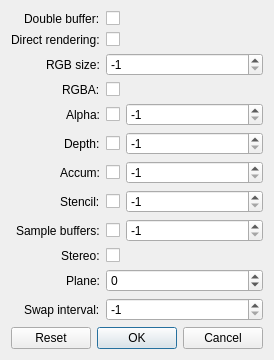
<?xml version="1.0" encoding="UTF-8"?>
<ui version="4.0">
 <class>GLFormatEdit</class>
 <widget class="QDialog" name="GLFormatEdit">
  <property name="geometry">
   <rect>
    <x>0</x>
    <y>0</y>
    <width>239</width>
    <height>320</height>
   </rect>
  </property>
  <property name="windowTitle">
   <string>Dialog</string>
  </property>
  <layout class="QFormLayout" name="formLayout">
   <property name="labelAlignment">
    <set>Qt::AlignRight|Qt::AlignTrailing|Qt::AlignVCenter</set>
   </property>
   <item row="0" column="0">
    <widget class="QLabel" name="label_11">
     <property name="text">
      <string>Double buffer:</string>
     </property>
    </widget>
   </item>
   <item row="0" column="1">
    <widget class="QCheckBox" name="doubleBuffer">
     <property name="text">
      <string/>
     </property>
    </widget>
   </item>
   <item row="1" column="0">
    <widget class="QLabel" name="label_12">
     <property name="text">
      <string>Direct rendering:</string>
     </property>
    </widget>
   </item>
   <item row="1" column="1">
    <widget class="QCheckBox" name="direct">
     <property name="text">
      <string/>
     </property>
    </widget>
   </item>
   <item row="2" column="0">
    <widget class="QLabel" name="label">
     <property name="text">
      <string>RGB size:</string>
     </property>
    </widget>
   </item>
   <item row="2" column="1">
    <widget class="QSpinBox" name="rgbSize">
     <property name="minimum">
      <number>-1</number>
     </property>
     <property name="value">
      <number>-1</number>
     </property>
    </widget>
   </item>
   <item row="3" column="0">
    <widget class="QLabel" name="label_2">
     <property name="text">
      <string>RGBA:</string>
     </property>
    </widget>
   </item>
   <item row="3" column="1">
    <widget class="QCheckBox" name="rgba">
     <property name="text">
      <string/>
     </property>
    </widget>
   </item>
   <item row="4" column="0">
    <widget class="QLabel" name="label_3">
     <property name="text">
      <string>Alpha:</string>
     </property>
    </widget>
   </item>
   <item row="4" column="1">
    <layout class="QHBoxLayout" name="horizontalLayout">
     <item>
      <widget class="QCheckBox" name="alpha">
       <property name="text">
        <string/>
       </property>
      </widget>
     </item>
     <item>
      <widget class="QSpinBox" name="alphaSize">
       <property name="sizePolicy">
        <sizepolicy hsizetype="Minimum" vsizetype="Fixed">
         <horstretch>1</horstretch>
         <verstretch>0</verstretch>
        </sizepolicy>
       </property>
       <property name="minimum">
        <number>-1</number>
       </property>
       <property name="value">
        <number>-1</number>
       </property>
      </widget>
     </item>
    </layout>
   </item>
   <item row="5" column="0">
    <widget class="QLabel" name="label_4">
     <property name="text">
      <string>Depth:</string>
     </property>
    </widget>
   </item>
   <item row="5" column="1">
    <layout class="QHBoxLayout" name="horizontalLayout_2">
     <item>
      <widget class="QCheckBox" name="depth">
       <property name="text">
        <string/>
       </property>
      </widget>
     </item>
     <item>
      <widget class="QSpinBox" name="depthSize">
       <property name="sizePolicy">
        <sizepolicy hsizetype="Minimum" vsizetype="Fixed">
         <horstretch>1</horstretch>
         <verstretch>0</verstretch>
        </sizepolicy>
       </property>
       <property name="minimum">
        <number>-1</number>
       </property>
       <property name="value">
        <number>-1</number>
       </property>
      </widget>
     </item>
    </layout>
   </item>
   <item row="6" column="0">
    <widget class="QLabel" name="label_5">
     <property name="text">
      <string>Accum:</string>
     </property>
    </widget>
   </item>
   <item row="6" column="1">
    <layout class="QHBoxLayout" name="horizontalLayout_3">
     <item>
      <widget class="QCheckBox" name="accum">
       <property name="text">
        <string/>
       </property>
      </widget>
     </item>
     <item>
      <widget class="QSpinBox" name="accumSize">
       <property name="sizePolicy">
        <sizepolicy hsizetype="Minimum" vsizetype="Fixed">
         <horstretch>1</horstretch>
         <verstretch>0</verstretch>
        </sizepolicy>
       </property>
       <property name="minimum">
        <number>-1</number>
       </property>
       <property name="value">
        <number>-1</number>
       </property>
      </widget>
     </item>
    </layout>
   </item>
   <item row="7" column="0">
    <widget class="QLabel" name="label_6">
     <property name="text">
      <string>Stencil:</string>
     </property>
    </widget>
   </item>
   <item row="7" column="1">
    <layout class="QHBoxLayout" name="horizontalLayout_4">
     <item>
      <widget class="QCheckBox" name="stencil">
       <property name="text">
        <string/>
       </property>
      </widget>
     </item>
     <item>
      <widget class="QSpinBox" name="stencilSize">
       <property name="sizePolicy">
        <sizepolicy hsizetype="Minimum" vsizetype="Fixed">
         <horstretch>1</horstretch>
         <verstretch>0</verstretch>
        </sizepolicy>
       </property>
       <property name="minimum">
        <number>-1</number>
       </property>
       <property name="value">
        <number>-1</number>
       </property>
      </widget>
     </item>
    </layout>
   </item>
   <item row="8" column="0">
    <widget class="QLabel" name="label_7">
     <property name="text">
      <string>Sample buffers:</string>
     </property>
    </widget>
   </item>
   <item row="8" column="1">
    <layout class="QHBoxLayout" name="horizontalLayout_5">
     <item>
      <widget class="QCheckBox" name="sampleBuffers">
       <property name="text">
        <string/>
       </property>
      </widget>
     </item>
     <item>
      <widget class="QSpinBox" name="sampleBuffersSize">
       <property name="sizePolicy">
        <sizepolicy hsizetype="Minimum" vsizetype="Fixed">
         <horstretch>1</horstretch>
         <verstretch>0</verstretch>
        </sizepolicy>
       </property>
       <property name="minimum">
        <number>-1</number>
       </property>
       <property name="value">
        <number>-1</number>
       </property>
      </widget>
     </item>
    </layout>
   </item>
   <item row="9" column="0">
    <widget class="QLabel" name="label_8">
     <property name="text">
      <string>Stereo:</string>
     </property>
    </widget>
   </item>
   <item row="9" column="1">
    <widget class="QCheckBox" name="stereo">
     <property name="text">
      <string/>
     </property>
    </widget>
   </item>
   <item row="10" column="0">
    <widget class="QLabel" name="label_9">
     <property name="text">
      <string>Plane:</string>
     </property>
    </widget>
   </item>
   <item row="10" column="1">
    <widget class="QSpinBox" name="plane">
     <property name="minimum">
      <number>-5</number>
     </property>
     <property name="maximum">
      <number>10</number>
     </property>
    </widget>
   </item>
   <item row="11" column="0">
    <widget class="QLabel" name="label_10">
     <property name="text">
      <string>Swap interval:</string>
     </property>
    </widget>
   </item>
   <item row="11" column="1">
    <widget class="QSpinBox" name="swapInterval">
     <property name="minimum">
      <number>-1</number>
     </property>
     <property name="value">
      <number>-1</number>
     </property>
    </widget>
   </item>
   <item row="12" column="0" colspan="2">
    <widget class="QDialogButtonBox" name="buttonBox">
     <property name="orientation">
      <enum>Qt::Horizontal</enum>
     </property>
     <property name="standardButtons">
      <set>QDialogButtonBox::Cancel|QDialogButtonBox::Ok|QDialogButtonBox::Reset</set>
     </property>
    </widget>
   </item>
  </layout>
 </widget>
 <resources/>
 <connections>
  <connection>
   <sender>buttonBox</sender>
   <signal>accepted()</signal>
   <receiver>GLFormatEdit</receiver>
   <slot>accept()</slot>
   <hints>
    <hint type="sourcelabel">
     <x>248</x>
     <y>254</y>
    </hint>
    <hint type="destinationlabel">
     <x>157</x>
     <y>274</y>
    </hint>
   </hints>
  </connection>
  <connection>
   <sender>buttonBox</sender>
   <signal>rejected()</signal>
   <receiver>GLFormatEdit</receiver>
   <slot>reject()</slot>
   <hints>
    <hint type="sourcelabel">
     <x>316</x>
     <y>260</y>
    </hint>
    <hint type="destinationlabel">
     <x>286</x>
     <y>274</y>
    </hint>
   </hints>
  </connection>
 </connections>
</ui>
